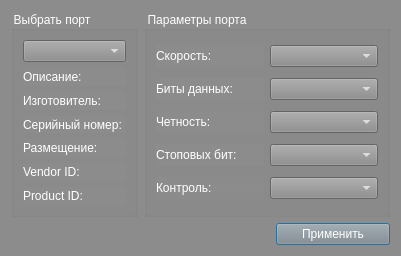
<?xml version="1.0" encoding="UTF-8"?>
<ui version="4.0">
 <class>SettingsDialog</class>
 <widget class="QDialog" name="SettingsDialog">
  <property name="windowModality">
   <enum>Qt::ApplicationModal</enum>
  </property>
  <property name="geometry">
   <rect>
    <x>0</x>
    <y>0</y>
    <width>401</width>
    <height>256</height>
   </rect>
  </property>
  <property name="windowTitle">
   <string>Конфигурация порта</string>
  </property>
  <property name="windowIcon">
   <iconset resource="icons.qrc">
    <normaloff>:/png/serial.png</normaloff>:/png/serial.png</iconset>
  </property>
  <property name="toolTip">
   <string>Конфигурация порта</string>
  </property>
  <property name="styleSheet">
   <string notr="true">background-color: rgb(140, 140, 140);
color: rgb(255, 255, 255);</string>
  </property>
  <layout class="QGridLayout" name="gridLayout_3">
   <item row="0" column="0">
    <widget class="QGroupBox" name="selectBox">
     <property name="title">
      <string>Выбрать порт</string>
     </property>
     <layout class="QGridLayout" name="gridLayout">
      <item row="0" column="0">
       <widget class="QComboBox" name="serialPortInfoListBox">
        <property name="currentText">
         <string notr="true"/>
        </property>
       </widget>
      </item>
      <item row="1" column="0">
       <widget class="QLabel" name="descriptionLabel">
        <property name="text">
         <string>Описание:</string>
        </property>
       </widget>
      </item>
      <item row="2" column="0">
       <widget class="QLabel" name="manufacturerLabel">
        <property name="text">
         <string>Изготовитель:</string>
        </property>
       </widget>
      </item>
      <item row="3" column="0">
       <widget class="QLabel" name="serialNumberLabel">
        <property name="text">
         <string>Серийный номер:</string>
        </property>
       </widget>
      </item>
      <item row="4" column="0">
       <widget class="QLabel" name="locationLabel">
        <property name="text">
         <string>Размещение:</string>
        </property>
       </widget>
      </item>
      <item row="5" column="0">
       <widget class="QLabel" name="vidLabel">
        <property name="text">
         <string>Vendor ID:</string>
        </property>
       </widget>
      </item>
      <item row="6" column="0">
       <widget class="QLabel" name="pidLabel">
        <property name="text">
         <string>Product ID:</string>
        </property>
       </widget>
      </item>
     </layout>
    </widget>
   </item>
   <item row="0" column="1" colspan="2">
    <widget class="QGroupBox" name="parametersBox">
     <property name="title">
      <string>Параметры порта</string>
     </property>
     <layout class="QGridLayout" name="gridLayout_2">
      <item row="0" column="0">
       <widget class="QLabel" name="baudRateLabel">
        <property name="text">
         <string>Скорость:</string>
        </property>
       </widget>
      </item>
      <item row="0" column="1">
       <widget class="QComboBox" name="baudRateBox">
        <property name="currentText">
         <string notr="true"/>
        </property>
       </widget>
      </item>
      <item row="1" column="0">
       <widget class="QLabel" name="dataBitsLabel">
        <property name="text">
         <string>Биты данных:</string>
        </property>
       </widget>
      </item>
      <item row="1" column="1">
       <widget class="QComboBox" name="dataBitsBox">
        <property name="currentText">
         <string notr="true"/>
        </property>
       </widget>
      </item>
      <item row="2" column="0">
       <widget class="QLabel" name="parityLabel">
        <property name="text">
         <string>Четность:</string>
        </property>
       </widget>
      </item>
      <item row="2" column="1">
       <widget class="QComboBox" name="parityBox">
        <property name="currentText">
         <string notr="true"/>
        </property>
       </widget>
      </item>
      <item row="3" column="0">
       <widget class="QLabel" name="stopBitsLabel">
        <property name="text">
         <string>Стоповых бит:</string>
        </property>
       </widget>
      </item>
      <item row="3" column="1">
       <widget class="QComboBox" name="stopBitsBox">
        <property name="currentText">
         <string notr="true"/>
        </property>
       </widget>
      </item>
      <item row="4" column="0">
       <widget class="QLabel" name="flowControlLabel">
        <property name="text">
         <string>Контроль:</string>
        </property>
       </widget>
      </item>
      <item row="4" column="1">
       <widget class="QComboBox" name="flowControlBox">
        <property name="currentText">
         <string notr="true"/>
        </property>
       </widget>
      </item>
     </layout>
    </widget>
   </item>
   <item row="1" column="0" colspan="2">
    <spacer name="horizontalSpacer">
     <property name="orientation">
      <enum>Qt::Horizontal</enum>
     </property>
     <property name="sizeHint" stdset="0">
      <size>
       <width>259</width>
       <height>20</height>
      </size>
     </property>
    </spacer>
   </item>
   <item row="1" column="2">
    <widget class="QPushButton" name="applyButton">
     <property name="text">
      <string>Применить</string>
     </property>
     <property name="icon">
      <iconset resource="icons.qrc">
       <normaloff>:/png/checked.png</normaloff>:/png/checked.png</iconset>
     </property>
     <property name="flat">
      <bool>false</bool>
     </property>
    </widget>
   </item>
  </layout>
 </widget>
 <resources>
  <include location="icons.qrc"/>
 </resources>
 <connections/>
</ui>
